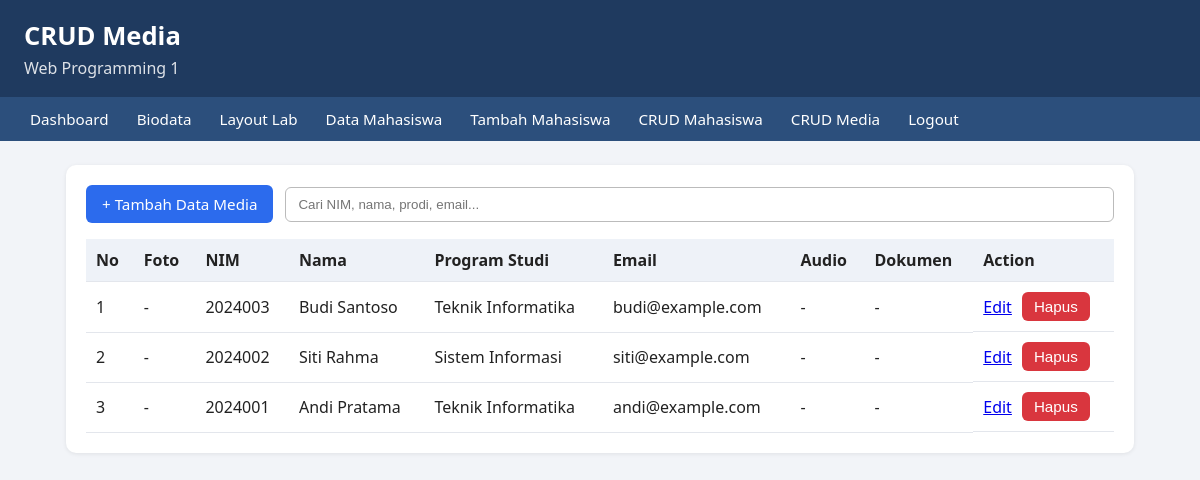
Screenshot of /crud-media/index.php (signed in) with the database file from the repository.
### tables this page shows
CREATE TABLE mahasiswa (
  id INT AUTO_INCREMENT PRIMARY KEY,
  nim VARCHAR(20) NOT NULL,
  nama VARCHAR(100) NOT NULL,
  program_studi VARCHAR(100) NOT NULL,
  email VARCHAR(100) NOT NULL,
  foto VARCHAR(255) NULL,
  audio VARCHAR(255) NULL,
  dokumen VARCHAR(255) NULL
);

### crud-media/index.php (the view, shortened to what this page needs)
<?php
require_once __DIR__ . "/../config/koneksi.php";
$sql = "SELECT id, nim, nama, program_studi, email, foto, audio, dokumen
        FROM mahasiswa
        ORDER BY id DESC";
$result = $conn->query($sql);
?>
<!DOCTYPE html>
<html lang="id">
<head>
  <link rel="stylesheet" href="../assets/css/style.css">
</head>
<body>
<header>
  <h1>CRUD Media</h1>
  <p>Web Programming 1</p>
</header>
<nav>
  <a href="../pages/dashboard.php">Dashboard</a>
  <a href="../pages/index.php">Biodata</a>
  <a href="../pages/layout.php">Layout Lab</a>
  <a href="../pages/data_mahasiswa.php">Data Mahasiswa</a>
  <a href="../pages/form_mahasiswa.php">Tambah Mahasiswa</a>
  <a href="../crud/index.php">CRUD Mahasiswa</a>
  <a href="../crud-media/index.php">CRUD Media</a>
  <a href="../proses/logout.php">Logout</a>
</nav>
<main>
<section>
  <div class="crud-toolbar">
    <a class="btn" href="tambah.php">+ Tambah Data Media</a>
    <input type="search" id="searchMedia" placeholder="Cari NIM, nama, prodi, email...">
  </div>
  <div class="table-scroll">
    <table class="data-table" id="mediaTable">
      <thead>
        <tr>
          <th>No</th><th>Foto</th><th>NIM</th><th>Nama</th><th>Program Studi</th>
          <th>Email</th><th>Audio</th><th>Dokumen</th><th>Action</th>
        </tr>
      </thead>
      <tbody>
        <?php $no = 1; ?>
        <?php while ($row = $result->fetch_assoc()): ?>
          <tr>
            <td><?= $no++; ?></td>
            <td>
              <?php if (!empty($row["foto"])): ?>
                <img class="table-photo"
                     src="../uploads/images/<?= htmlspecialchars($row["foto"]); ?>"
                     alt="Foto <?= htmlspecialchars($row["nama"]); ?>">
              <?php else: ?>
                -
              <?php endif; ?>
            </td>
            <td><?= htmlspecialchars($row["nim"]); ?></td>
            <td><?= htmlspecialchars($row["nama"]); ?></td>
            <td><?= htmlspecialchars($row["program_studi"]); ?></td>
            <td><?= htmlspecialchars($row["email"]); ?></td>
            <td>
              <?php if (!empty($row["audio"])): ?>
                <audio controls preload="none" class="table-audio">
                  <source src="../uploads/audio/<?= htmlspecialchars($row["audio"]); ?>">
                </audio>
              <?php else: ?>
                -
              <?php endif; ?>
            </td>
            <td>
              <?php if (!empty($row["dokumen"])): ?>
                <a href="../uploads/documents/<?= htmlspecialchars($row["dokumen"]); ?>"
                   target="_blank" rel="noopener">Buka PDF</a>
              <?php else: ?>
                -
              <?php endif; ?>
            </td>
            <td class="actions">
              <a href="edit.php?id=<?= (int) $row["id"]; ?>">Edit</a>
              <form action="../proses/crud-media/hapus.php" method="POST" class="media-delete-form">
                <button type="submit" class="btn-delete">Hapus</button>
              </form>
            </td>
          </tr>
        <?php endwhile; ?>
      </tbody>
    </table>
  </div>
</section>
</main>
</body>
</html>

### assets/css/style.css (style rules this page uses)
* { box-sizing: border-box; }
body { margin: 0; font-family: "Segoe UI", Arial, sans-serif; background: #f2f4f8; color: #222; }
header { background: #1f3a5f; color: #fff; padding: 18px 24px; }
header h1 { margin: 0 0 4px; font-size: 1.6rem; }
header p { margin: 0; opacity: .85; }
nav { background: #2c4f7c; padding: 0 16px; display: flex; flex-wrap: wrap; }
nav a { color: #fff; text-decoration: none; padding: 12px 14px; font-size: .95rem; }
main { max-width: 1100px; margin: 24px auto; padding: 0 16px; }
section { background: #fff; padding: 20px; border-radius: 10px; box-shadow: 0 1px 4px rgba(0,0,0,.08); margin-bottom: 20px; }
.btn, button { display: inline-block; background: #2c6bed; color: #fff; border: 0; padding: 9px 16px; border-radius: 6px; cursor: pointer; font-size: .95rem; text-decoration: none; }
.btn-delete { background: #d9363e; padding: 6px 12px; }
.crud-toolbar { display: flex; gap: 12px; flex-wrap: wrap; align-items: center; margin-bottom: 16px; }
.crud-toolbar input[type="search"] { flex: 1; min-width: 220px; padding: 9px 12px; border: 1px solid #bbb; border-radius: 6px; }
.data-table { width: 100%; border-collapse: collapse; }
.data-table th, .data-table td { border-bottom: 1px solid #e3e6ec; padding: 10px; text-align: left; vertical-align: middle; }
.data-table th { background: #eef2f8; }
.actions { display: flex; gap: 10px; align-items: center; }
.actions form { margin: 0; }
.table-scroll { overflow-x: auto; }

### rows the page displays
mahasiswa: nim "2024003", nama "Budi Santoso", program_studi "Teknik Informatika", email "budi@example.com"
mahasiswa: nim "2024002", nama "Siti Rahma", program_studi "Sistem Informasi", email "siti@example.com"
mahasiswa: nim "2024001", nama "Andi Pratama", program_studi "Teknik Informatika", email "andi@example.com"
